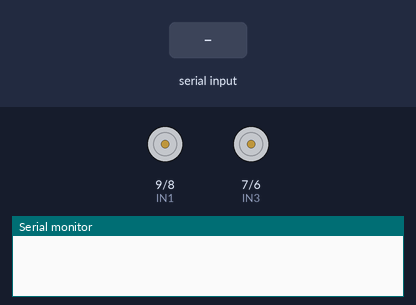
A sketch run on a simulated Arduino Uno, built with avr-gcc and run on an emulated ATmega328P. On the bench: motor-driver pin pairs drawn as motors (green arrow = first pin HIGH = forward, orange = second pin HIGH = backward, longer = more drive, scaled by the enable pin), the last lines printed to the serial monitor. Inputs (shaded band) come from the test bench.

Above: at 1.2 s.
1.3 s: "90,45\n" received over Serial
At 2.41 s:
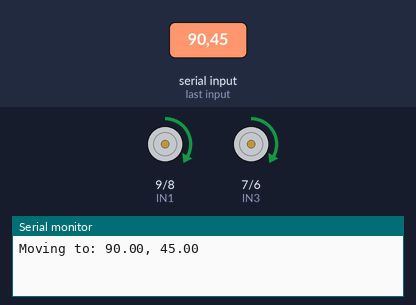
At 9.24 s:
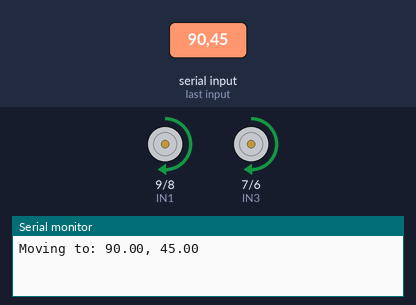
Timing chart, 0 to 17.3 s (numbered marks = the images above; inputs shaded):
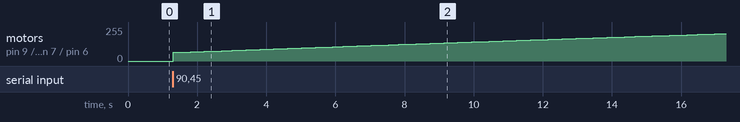

The sketch:

motorwithpid.ino
```cpp
const int IN1 = 9;
const int IN2 = 8;
const int ENA = 10;

const int IN3 = 7;
const int IN4 = 6;
const int ENB = 5;


float currentX = 0;
float currentY = 0;


const int maxMotorSpeed = 255;
int motorSpeed = 0;

float Kp = 0.5;
float Ki = 0.1;
float Kd = 0.05;

float integralX = 0, integralY = 0;
float previousErrorX = 0, previousErrorY = 0;
unsigned long lastTime;

void setup() {
    Serial.begin(9600);

    pinMode(IN1, OUTPUT);
    pinMode(IN2, OUTPUT);
    pinMode(ENA, OUTPUT);
    pinMode(IN3, OUTPUT);
    pinMode(IN4, OUTPUT);
    pinMode(ENB, OUTPUT);

    lastTime = millis();
}

void loop() {
    if (Serial.available()) {
        String coords = Serial.readStringUntil('\n');
        int commaIndex = coords.indexOf(',');
        if (commaIndex > 0) {
            String xStr = coords.substring(0, commaIndex);
            String yStr = coords.substring(commaIndex + 1);
            float targetX = xStr.toFloat();
            float targetY = yStr.toFloat();

            Serial.print("Moving to: ");
            Serial.print(targetX);
            Serial.print(", ");
            Serial.println(targetY);

            move_rover_to_target(targetX, targetY);
            Serial.println("reached");
            delay(100);
        }
    }
}

void move_rover_to_target(float targetX, float targetY) {
    float threshold = 0.1;

    while (true) {
        float errorX = targetX - currentX;
        float errorY = targetY - currentY;

        if (sqrt(errorX * errorX + errorY * errorY) < threshold) {
            stop_motors();
            Serial.println("reached");
            break;
        }

        unsigned long currentTime = millis();
        float deltaTime = (currentTime - lastTime) / 1000.0; // Convert to seconds
        lastTime = currentTime;

        integralX += errorX * deltaTime;
        float derivativeX = (errorX - previousErrorX) / deltaTime;
        previousErrorX = errorX;

        // PID for Y
        integralY += errorY * deltaTime;
        float derivativeY = (errorY - previousErrorY) / deltaTime;
        previousErrorY = errorY;

        float controlX = Kp * errorX + Ki * integralX + Kd * derivativeX;
        float controlY = Kp * errorY + Ki * integralY + Kd * derivativeY;

        float angle = atan2(controlY, controlX);
        motorSpeed = constrain(sqrt(controlX * controlX + controlY * controlY), 0, maxMotorSpeed);

        if (abs(controlX) > abs(controlY)) {
            if (controlX > 0) {
                forward();
            } else {
                backward();
            }
        } else {
            if (controlY > 0) {
                right();
            } else {
                left();
            }
        }

        update_position(controlX, controlY);

        delay(100);
    }
}

void update_position(float deltaX, float deltaY) {
    currentX += (abs(deltaX) > abs(deltaY)) ? (deltaX > 0 ? 0.1 : -0.1) : 0;
    currentY += (abs(deltaY) > abs(deltaX)) ? (deltaY > 0 ? 0.1 : -0.1) : 0;
}

void forward() {
    digitalWrite(IN1, HIGH);
    digitalWrite(IN2, LOW);
    analogWrite(ENA, motorSpeed);
    digitalWrite(IN3, HIGH);
    digitalWrite(IN4, LOW);
    analogWrite(ENB, motorSpeed);
}

void backward() {
    digitalWrite(IN1, LOW);
    digitalWrite(IN2, HIGH);
    analogWrite(ENA, motorSpeed);
    digitalWrite(IN3, LOW);
    digitalWrite(IN4, HIGH);
    analogWrite(ENB, motorSpeed);
}

void left() {
    digitalWrite(IN1, LOW);
    digitalWrite(IN2, LOW);
    analogWrite(ENA, 0);
    digitalWrite(IN3, HIGH);
    digitalWrite(IN4, LOW);
    analogWrite(ENB, motorSpeed);
    delay(500);
}

void right() {
    digitalWrite(IN1, HIGH);
    digitalWrite(IN2, LOW);
    analogWrite(ENA, motorSpeed);
    digitalWrite(IN3, LOW);
    digitalWrite(IN4, LOW);
    analogWrite(ENB, 0);
    delay(500);
}

void stop_motors() {
    digitalWrite(IN1, LOW);
    digitalWrite(IN2, LOW);
    digitalWrite(IN3, LOW);
    digitalWrite(IN4, LOW);
}
```

Measured:
- after the input at 1.3 s, motor on pin 9 (IN1) / pin 8 (IN2), motor on pin 7 (IN3) / pin 6 (IN4): stopped → forward 67/255 at once, → forward 64/255 0.10 s later, → forward 65/255 0.10 s later, → forward 66/255 0.10 s later, … (143 changes in this stretch)
